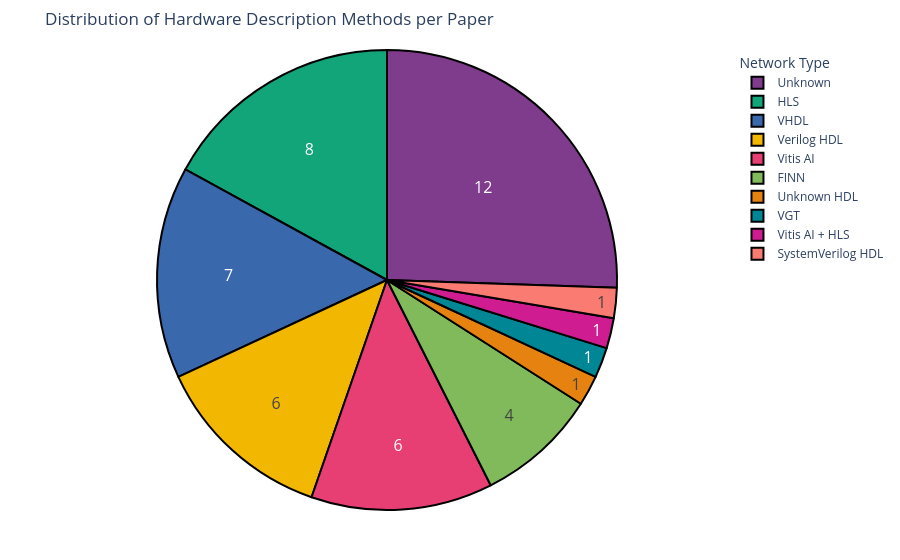

The code cell stored with this chart in its notebook:
### Code cell
# Function to replace HDL values with "Unknown HDL"
def replace_hdl(val):
    if isinstance(val, str) and val == 'HDL':
        return 'Unknown HDL'
    return val
# Apply the function to the 'Hardware Description' column
tmp_df = research_df['Hardware Description'].apply(replace_hdl)
# Replace None values with "Unknown" for better visualization
tmp_df = tmp_df.fillna("Unknown")

pie_chart(tmp_df, 'Hardware Description', 'Distribution of Hardware Description Methods per Paper')

### Figure 1 — Plotly figure (JSON) as saved in the notebook; plotly's stock layout.template omitted (floating-point values rounded to 4 significant figures)
{"data": [{"domain": {"x": [0, 1], "y": [0, 1]}, "hole": 0, "hovertemplate": "Hardware Description=%{label}<extra></extra>", "labels": ["Unknown", "Unknown", "Unknown HDL", "Unknown", "FINN", "Unknown", "Unknown", "HLS", "HLS", "Unknown", "Verilog HDL", "Verilog HDL", "VGT", "FINN", "VHDL", "HLS", "Vitis AI", "VHDL", "VHDL", "Unknown", "VHDL", "HLS", "VHDL", "HLS", "VHDL", "FINN", "Unknown", "VHDL", "Verilog HDL", "Vitis AI + HLS", "Unknown", "HLS", "Vitis AI", "Unknown", "Unknown", "Vitis AI", "Vitis AI", "SystemVerilog HDL", "Verilog HDL", "Unknown", "Verilog HDL", "HLS", "Vitis AI", "Verilog HDL", "Vitis AI", "HLS", "FINN"], "legendgroup": "", "marker": {"line": {"color": "#000000", "width": 2}}, "name": "", "showlegend": true, "textfont": {"size": 16}, "textinfo": "value", "type": "pie"}], "layout": {"legend": {"title": {"text": "Network Type"}, "tracegroupgap": 0}, "margin": {"b": 50, "l": 50, "r": 50, "t": 50}, "piecolorway": ["rgb(127, 60, 141)", "rgb(17, 165, 121)", "rgb(57, 105, 172)", "rgb(242, 183, 1)", "rgb(231, 63, 116)", "rgb(128, 186, 90)", "rgb(230, 131, 16)", "rgb(0, 134, 149)", "rgb(207, 28, 144)", "rgb(249, 123, 114)", "rgb(165, 170, 153)"], "title": {"text": "Distribution of Hardware Description Methods per Paper"}}}
